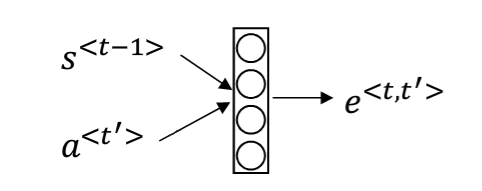
//> input picture Deep Learning/deeplearning.ai/Sequence Model/image/Attention Model2.png, 482 x 191 px, given in place of line1.jpg, which was not available
$ ./14_get_number   (built with g++ and OpenCV 4)
//> lines starting //> are read from the running program, lines starting //| are printed output that depends on the picture; after the words box and inside, x2 and y2 are one past the last pixel; in counts of white or black regions, pixels touching at a corner belong together; pictures that were not available may be replaced by others from this repository, and a replacement may not be noted
#include<opencv2/opencv.hpp>
#include<iostream>

using namespace std;
using namespace cv;

Mat src;
Mat dst;


int main(int args, char* argv[])
{
	src = imread("F:/tempFiles/line1.jpg");
//> src is the input picture: 191 rows x 482 cols, CV_8UC3; mean B, G, R 246.2, 246.2, 246.2
	if (src.empty())
	{
		cerr << "Not find files\n";
		return -1;
	}
	imshow("src", src);
	Mat grayImg,binImg;
	cvtColor(src, grayImg, COLOR_BGR2GRAY);
	imshow("gray", grayImg);

	adaptiveThreshold(~grayImg, binImg, 255, ADAPTIVE_THRESH_MEAN_C, THRESH_BINARY,31, -6);//自适应二值化
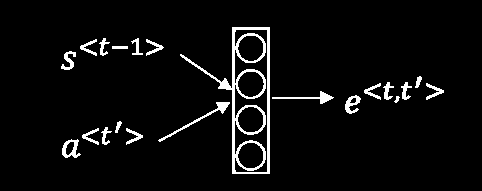
//> binImg: 191 rows x 482 cols, CV_8UC1; 4.7% white; 21 white regions, largest, box (x1, y1, x2, y2) and area: (180, 27, 270, 174) 2204, (158, 102, 230, 142) 262, (272, 91, 334, 104) 200
	imshow("bin", binImg);

	Mat result;
	Mat kernel = getStructuringElement(MORPH_RECT, Size(7, 7));
	morphologyEx(binImg, result, MORPH_OPEN, kernel);
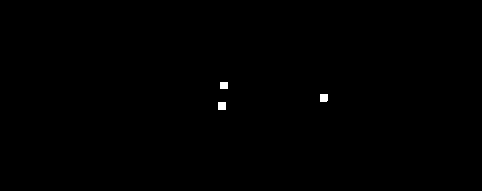
//> result: 191 rows x 482 cols, CV_8UC1; 0.2% white; 3 white regions, box (x1, y1, x2, y2) and area: (218, 102, 226, 110) 64, (320, 94, 328, 102) 63, (220, 82, 228, 89) 56

	imshow("result", result);


	waitKey(0);

	return 0;
}

$ run again, on Deep Learning/deeplearning.ai/Sequence Model/image/BRNN.png
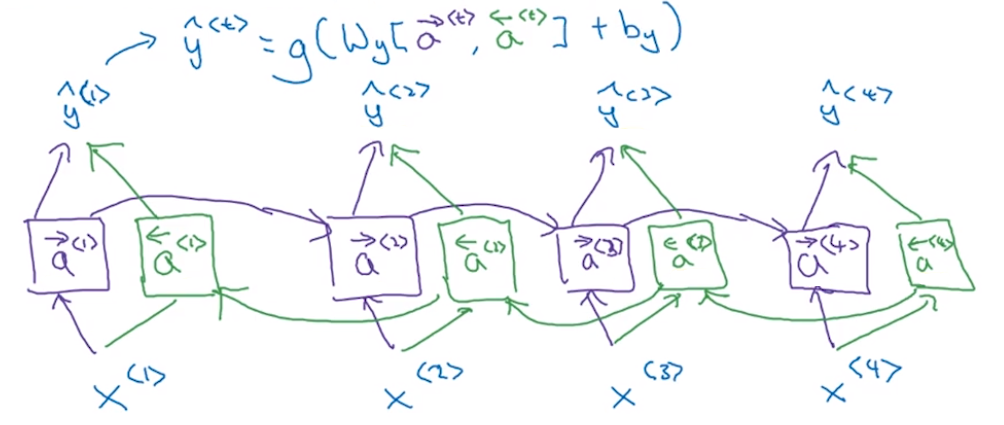
//> input picture Deep Learning/deeplearning.ai/Sequence Model/image/BRNN.png, 1004 x 425 px, given in place of line1.jpg, which was not available
//> src is the input picture: 425 rows x 1004 cols, CV_8UC3; mean B, G, R 248.5, 247.4, 245.2
//> `cvtColor(src, grayImg, COLOR_BGR2GRAY);`:
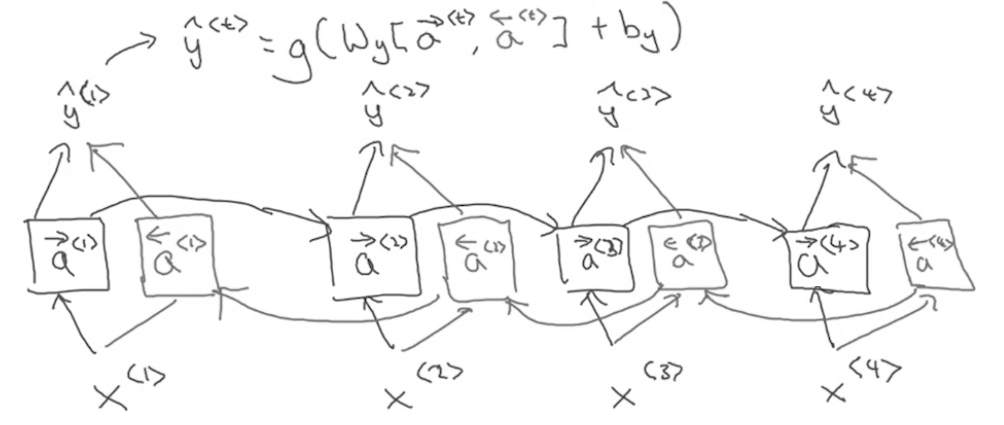
//> grayImg: 425 rows x 1004 cols, CV_8UC1; min 12, max 255, mean 246.8
//> `adaptiveThreshold(~grayImg, binImg, 255, ADAPTIVE_THRESH_MEAN_C, THRES..`:
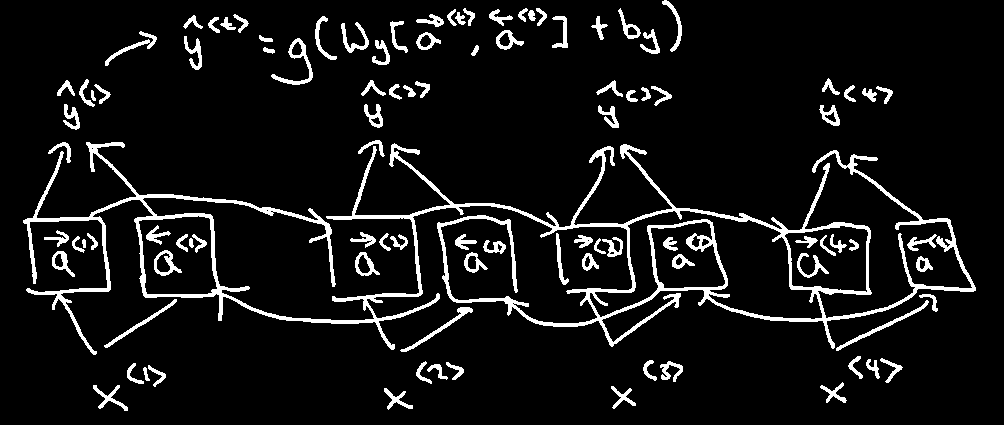
//> binImg: 425 rows x 1004 cols, CV_8UC1; 7.8% white; 102 white regions, largest, box (x1, y1, x2, y2) and area: (23, 142, 976, 355) 18250, (271, 38, 313, 85) 424, (836, 300, 929, 351) 379
//> result: 425 rows x 1004 cols, CV_8UC1; 0.01% white; 1 white region, box (x1, y1, x2, y2) and area: (620, 146, 627, 153) 49

$ run again, on Deep Learning/deeplearning.ai/Sequence Model/image/Beam Search.png
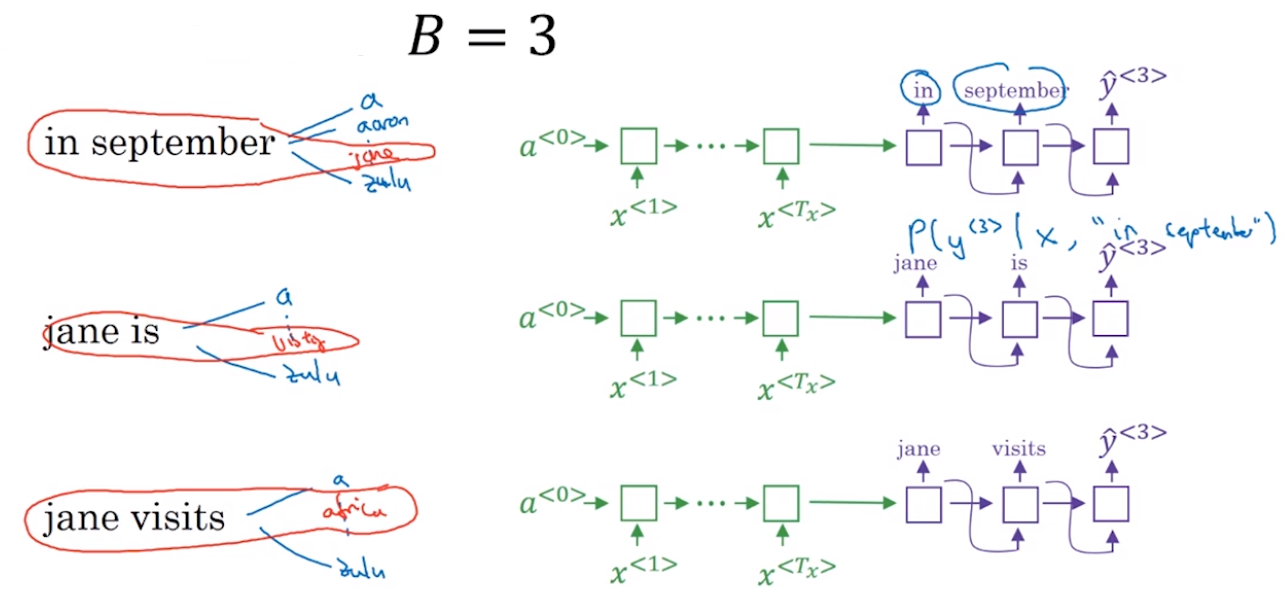
//> input picture Deep Learning/deeplearning.ai/Sequence Model/image/Beam Search.png, 1286 x 598 px, given in place of line1.jpg, which was not available
//> src is the input picture: 598 rows x 1286 cols, CV_8UC3; mean B, G, R 248.4, 247.7, 248
//> `adaptiveThreshold(~grayImg, binImg, 255, ADAPTIVE_THRESH_MEAN_C, THRES..`:
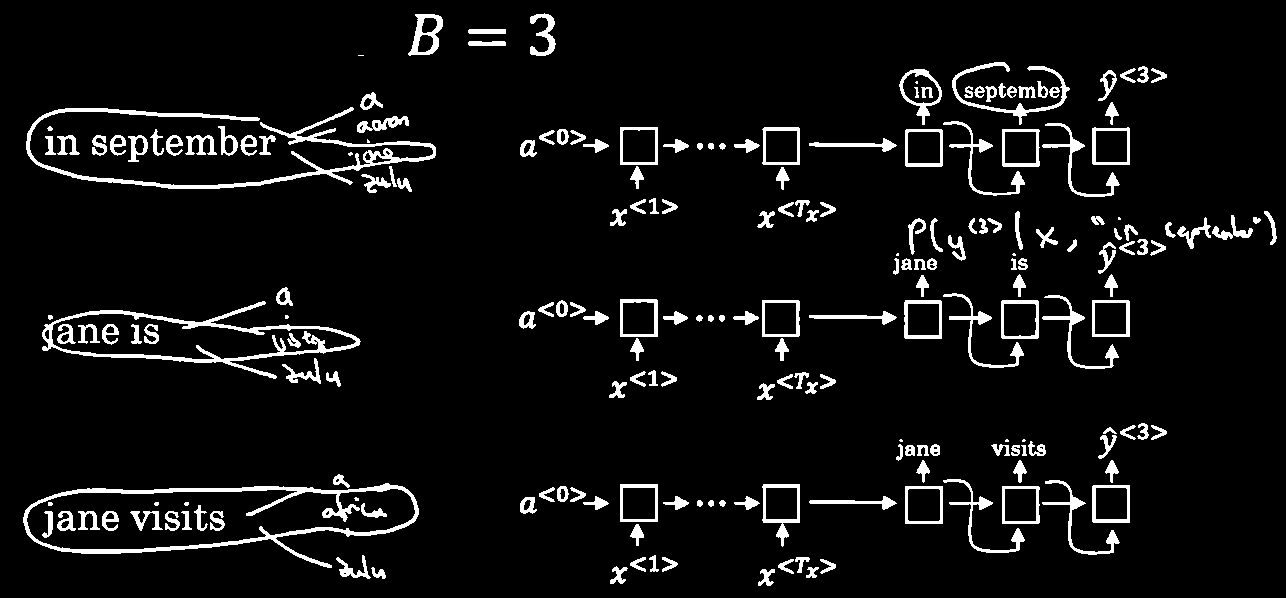
//> binImg: 598 rows x 1286 cols, CV_8UC1; 6.2% white; 211 white regions (15 under 20 px), largest, box (x1, y1, x2, y2) and area: (23, 483, 419, 568) 4202, (26, 107, 436, 189) 4098, (42, 301, 361, 379) 3298
//> `morphologyEx(binImg, result, MORPH_OPEN, kernel);`:
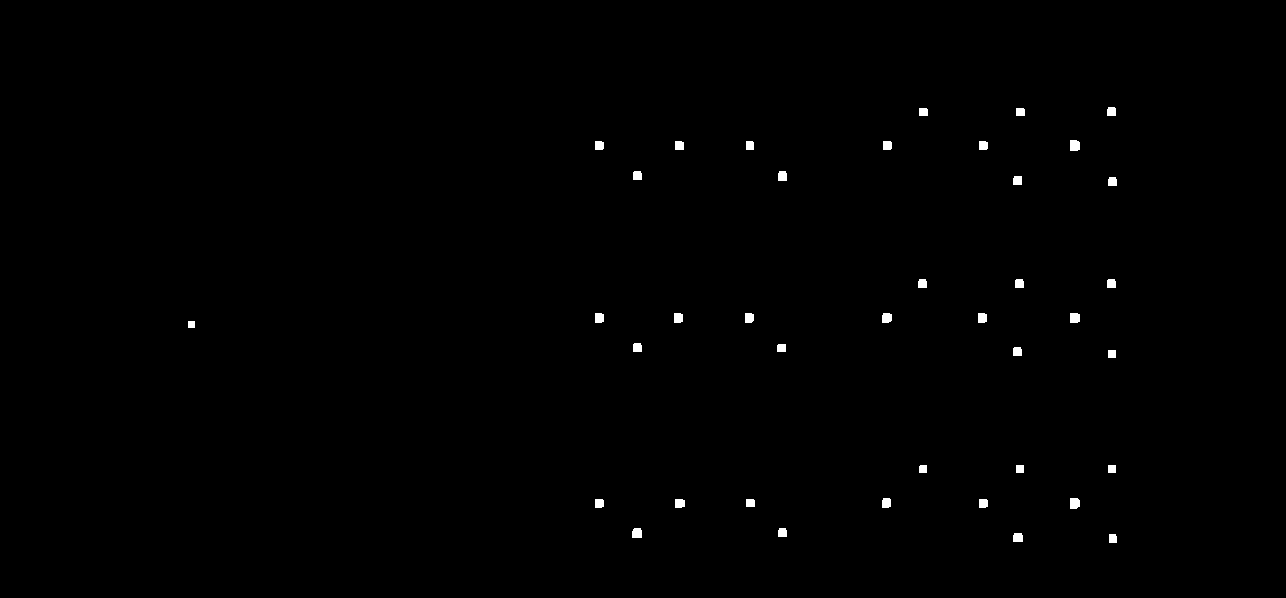
//> result: 598 rows x 1286 cols, CV_8UC1; 0.41% white; 40 white regions, largest, box (x1, y1, x2, y2) and area: (1070, 140, 1080, 151) 104, (1070, 498, 1080, 509) 102, (1070, 313, 1080, 323) 96
